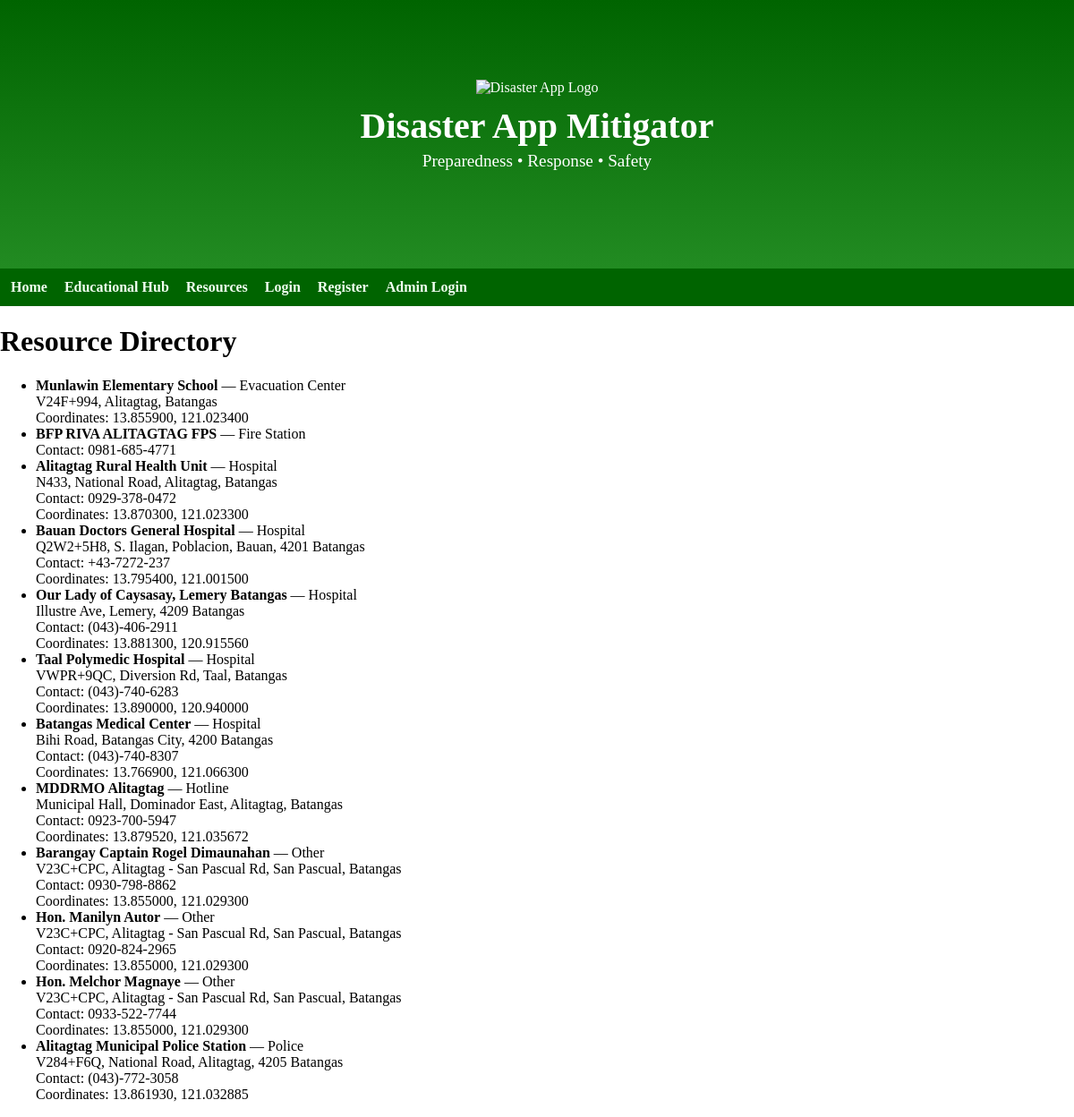
The app's page /resourcedirectory with its own data.
### python/models.py (models this page shows)
class Resource(db.Model):
    __tablename__ = "resource"
    id = db.Column(db.Integer, primary_key=True)
    name = db.Column(db.String(255), nullable=False)
    category = db.Column(db.String(100))  # Hospital, Evacuation Center, Hotline, etc.
    address = db.Column(db.Text)
    contact = db.Column(db.String(100))
    latitude = db.Column(db.Numeric(9, 6))
    longitude = db.Column(db.Numeric(9, 6))
    updated_at = db.Column(db.DateTime, default=datetime.utcnow, onupdate=datetime.utcnow)

### app.py (the view)
@app.route("/resourcedirectory", methods=["GET"])
def resourcedirectory():
    resources = Resource.query.order_by(Resource.category.asc()).all()
    return render_template("resourcedirectory.html", resources=resources)

### templates/resourcedirectory.html (shortened to what this page needs)
{% extends "base.html" %}
{% block content %}
  <h1>Resource Directory</h1>
  <ul>
    {% for r in resources %}
      <li>
        <strong>{{ r.name }}</strong> — {{ r.category }}
        {% if r.address %}<br>{{ r.address }}{% endif %}
        {% if r.contact %}<br>Contact: {{ r.contact }}{% endif %}
        {% if r.latitude and r.longitude %}
          <br>Coordinates: {{ r.latitude }}, {{ r.longitude }}
        {% endif %}
      </li>
    {% else %}
      <li>No resources yet.</li>
    {% endfor %}
  </ul>
{% endblock %}

### static/css/style.css (style rules this page uses)
body, .navbar { margin: 0; padding: 0; }
body::before { content: ""; position: fixed; top: 0; left: 0; right: 0; bottom: 0; background: rgba(255, 255, 255, 0.6); z-index: -1; }

### records on screen
Resource: name "Munlawin Elementary School", category "Evacuation Center", address "V24F+994, Alitagtag, Batangas", latitude "13.855900", longitude "121.023400"
Resource: name "BFP RIVA ALITAGTAG FPS", category "Fire Station", contact "0981-685-4771"
Resource: name "Alitagtag Rural Health Unit", category "Hospital", address "N433, National Road, Alitagtag, Batangas", contact "0929-378-0472", latitude "13.870300", longitude "121.023300"
Resource: name "Bauan Doctors General Hospital", category "Hospital", address "Q2W2+5H8, S. Ilagan, Poblacion, Bauan, 4201 Batangas", contact "+43-7272-237", latitude "13.795400", longitude "121.001500"
Resource: name "Our Lady of Caysasay, Lemery Batangas", category "Hospital", address "Illustre Ave, Lemery, 4209 Batangas", contact "(043)-406-2911", latitude "13.881300", longitude "120.915560"
Resource: name "Taal Polymedic Hospital", category "Hospital", address "VWPR+9QC, Diversion Rd, Taal, Batangas", contact "(043)-740-6283", latitude "13.890000", longitude "120.940000"
Resource: name "Batangas Medical Center", category "Hospital", address "Bihi Road, Batangas City, 4200 Batangas", contact "(043)-740-8307", latitude "13.766900", longitude "121.066300"
Resource: name "MDDRMO Alitagtag", category "Hotline", address "Municipal Hall, Dominador East, Alitagtag, Batangas", contact "0923-700-5947", latitude "13.879520", longitude "121.035672"
Resource: name "Barangay Captain Rogel Dimaunahan", category "Other", address "V23C+CPC, Alitagtag - San Pascual Rd, San Pascual, Batangas", contact "0930-798-8862", latitude "13.855000", longitude "121.029300"
Resource: name "Hon. Manilyn Autor", category "Other", address "V23C+CPC, Alitagtag - San Pascual Rd, San Pascual, Batangas", contact "0920-824-2965", latitude "13.855000", longitude "121.029300"
Resource: name "Hon. Melchor Magnaye", category "Other", address "V23C+CPC, Alitagtag - San Pascual Rd, San Pascual, Batangas", contact "0933-522-7744", latitude "13.855000", longitude "121.029300"
Resource: name "Alitagtag Municipal Police Station", category "Police", address "V284+F6Q, National Road, Alitagtag, 4205 Batangas", contact "(043)-772-3058", latitude "13.861930", longitude "121.032885"
